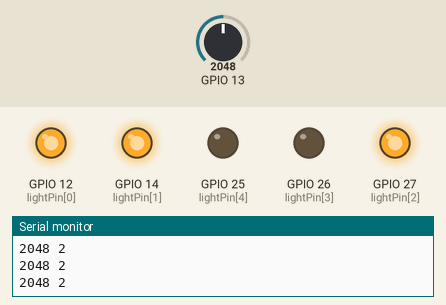
Bench run of a sketch on a simulated ESP32. Shown: output pins drawn as LEDs (lit = HIGH), the last lines printed to the serial monitor. The test bench sets the inputs (shaded band); at power-on: GPIO 13 = 2048.

Above: at 1.3 s.
1.4 s: GPIO 13 set to 2424
2.9 s: GPIO 13 set to 2546
At 4.0 s:
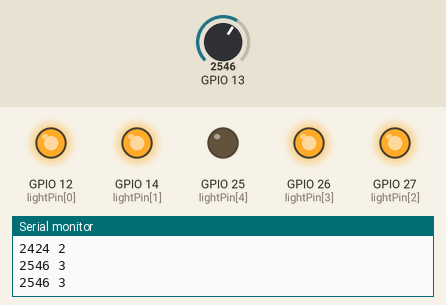
4.5 s: GPIO 13 set to 3232
6.0 s: GPIO 13 set to 3357
At 6.3 s:
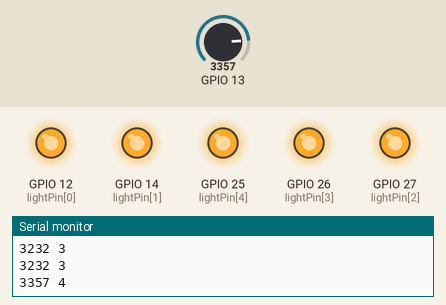
7.5 s: GPIO 13 set to 1228
At 8.7 s:
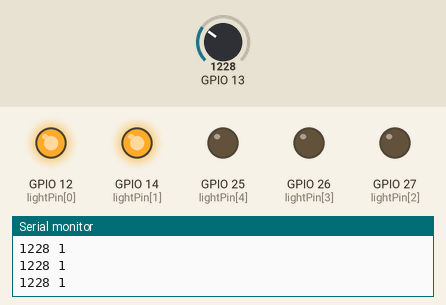
9.0 s: GPIO 13 set to 1619
10.5 s: GPIO 13 set to 1717
At 11.0 s:
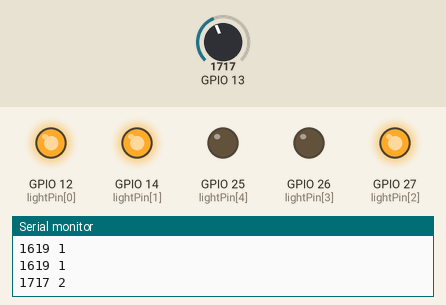
Timing chart, 0 to 13.0 s (numbered marks = the images above; inputs shaded):
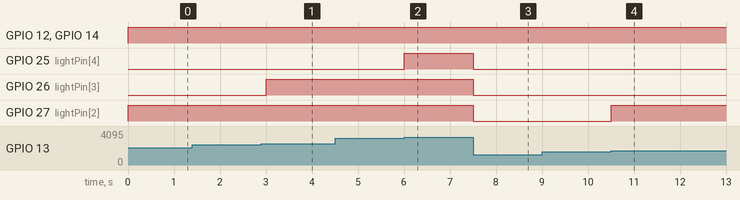

Measured:
- the behaviour switches between 2476 and 2477 on GPIO 13 (found by bisection; images 0 and 1)
- the behaviour switches between 3285 and 3286 on GPIO 13 (found by bisection; images 1 and 2)
- the behaviour switches between 1667 and 1668 on GPIO 13 (found by bisection; images 3 and 4)
- after the input at 2.9 s, GPIO 26 (lightPin[3]): LOW → HIGH after 0.10 s
- after the input at 6.0 s, GPIO 25 (lightPin[4]): LOW → HIGH at once
- after the input at 7.5 s, GPIO 25 (lightPin[4]), GPIO 26 (lightPin[3]), GPIO 27 (lightPin[2]): HIGH → LOW at once
- after the input at 10.5 s, GPIO 27 (lightPin[2]): LOW → HIGH at once

The sketch:

test_1.ino
```cpp
int lightPin[5] = {12,14,27,26,25};

void control_LED(int num) {
  for(int i=0;i<5;i++) {
    if(i<=num){
      digitalWrite(lightPin[i],HIGH);
    }
    else {
      digitalWrite(lightPin[i],LOW);
    }
}}

void setup() {
  // put your setup code here, to run once:
  Serial.begin(9600);
  pinMode(13,INPUT);

  pinMode(12,OUTPUT); //藍
  pinMode(14,OUTPUT); //綠
  pinMode(27,OUTPUT); //黃
  pinMode(26,OUTPUT); //紅
  pinMode(25,OUTPUT); //白
}

void loop() {
  // put your main code here, to run repeatedly:
  int data = analogRead(13);
  int data_1 = map(data,50,4095,0,5);
  control_LED(data_1);
  // switch(data){
  //   case 0: digitalWrite(12,HIGH);
  //   digitalWrite(14,LOW);
  //   digitalWrite(27,LOW);
  //   digitalWrite(26,LOW);
  //   digitalWrite(25,LOW);
  //   break;
  //   case 1: digitalWrite(12,HIGH);digitalWrite(14,HIGH);digitalWrite(27,LOW);
  //   digitalWrite(26,LOW);
  //   digitalWrite(25,LOW);
  //   break;
  //   case 2:digitalWrite(12,HIGH);digitalWrite(14,HIGH);digitalWrite(27,HIGH);digitalWrite(26,LOW);
  //   digitalWrite(25,LOW);
  //   break;
  //   case 3: digitalWrite(12,HIGH);
  //   digitalWrite(14,HIGH);
  //   digitalWrite(27,HIGH);
  //   digitalWrite(26,HIGH);
  //   digitalWrite(25,LOW);
  //   break;
  //   default: digitalWrite(12,HIGH);
  //   digitalWrite(14,HIGH);
  //   digitalWrite(27,HIGH);
  //   digitalWrite(26,HIGH);
  //   digitalWrite(25,HIGH);
  //   break;
  // }

  Serial.print(data);
  Serial.print(" ");
  Serial.println(data_1);
  delay(500);
}
```
